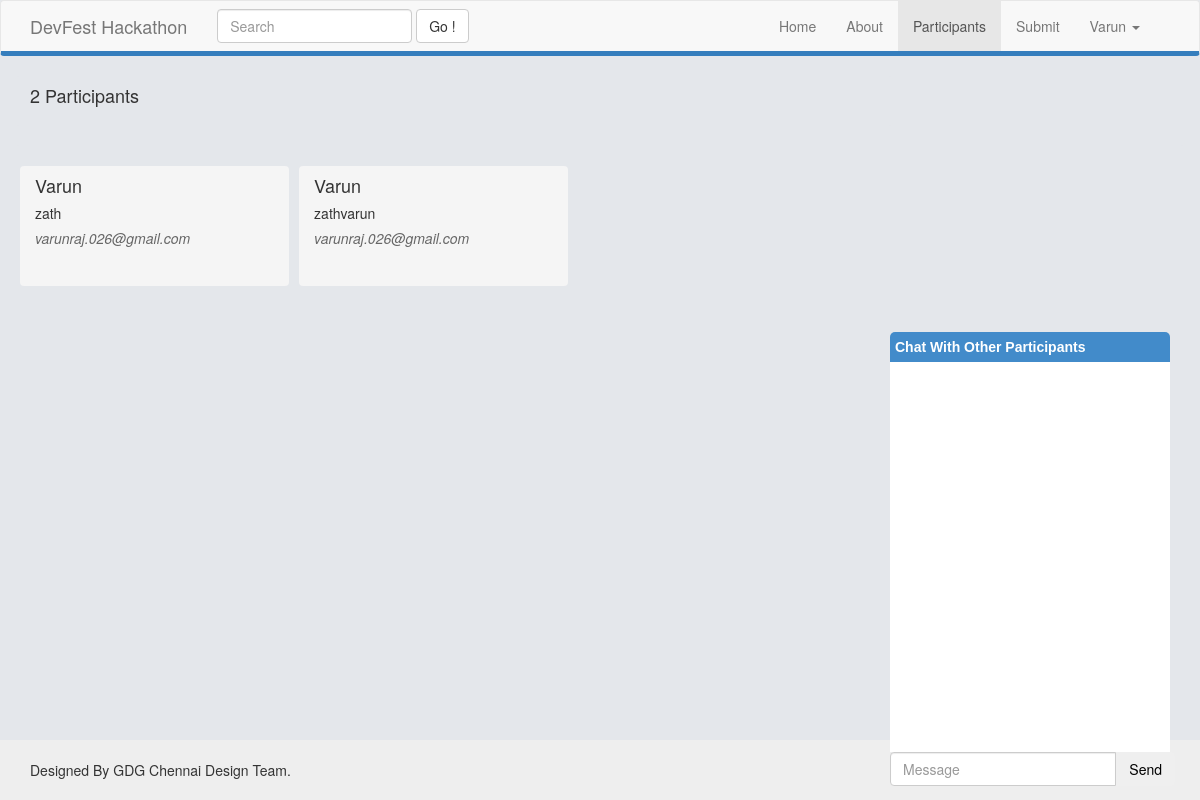
Page /members.php (signed in) on the committed database.
### tables this page shows
CREATE TABLE IF NOT EXISTS `user_login` (
  `username` varchar(32) NOT NULL,
  `password` varchar(32) NOT NULL,
  `name` varchar(32) NOT NULL,
  `email` varchar(32) NOT NULL,
  `category` varchar(10) NOT NULL,
  PRIMARY KEY (`username`)
);

### members.php (the view, shortened to what this page needs)
<?php
	 $sql = "SELECT * FROM user_login";
   $result = mysql_query($sql);
   $i=0;
      while ( $db_field = mysql_fetch_assoc($result) ) {
$i=$i+1;
	  }
?>
<html>
<link href="content/css/bootstrap.css" rel="stylesheet" type="text/css" />
<link href="content/css/style.css" rel="stylesheet" type="text/css" />
<body>
<div id="wrap">
<div class="navbar navbar-default ">
      <div class="container">
        <div class="navbar-header">
          <a class="navbar-brand" href="index.php">DevFest Hackathon</a>
        </div>
  <form class="navbar-form navbar-left" role="search" action="search.php" method="get">
      <div class="form-group">
        <input type="text" class="form-control" name="name" placeholder="Search">
      </div>
      <button type="submit" class="btn btn-default">Go !</button>
    </form>
    <div class="navbar-collapse collapse pull-right">
          <ul class="nav navbar-nav">
            <li ><a href="index.php">Home</a></li>
            <li><a href="about.php">About</a></li>
            <li class="active"><a href="members.php">Participants</a></li>
            <li><a href="submit.php">Submit</a></li>
            <li class="dropdown">
              <?php
			  if(isset($_SESSION['login'])!=1){
				  echo '
				   <a href="#" class="dropdown-toggle" data-toggle="dropdown">Login/Register <b class="caret"></b></a>
              <ul class="dropdown-menu"><li><a href="login.php">Login</a></li>
                <li><a href="register.php">Register</a></li>';
			  }
			  else{
				   echo"<a href='#' class='dropdown-toggle' data-toggle='dropdown'>{$_SESSION['member_name']} <b class='caret'></b></a>
              <ul class='dropdown-menu'> <li><a href='profile.php?me'>Profile</a></li><li><a href='logout.php'>Logout</a></li>";
				  }
			  ?>
              </ul>
            </li>
          </ul>
        </div>
      </div>
    </div>
    <div class="container">
    <div class="well row ribbon">
    <div class=" pull-left ribbon  col-lg-9 well">
   <h4><?php echo $i ?> Participants</h4>
    </div>
    <div class="col-lg-3 pull-right ribbon">
    </div>
    </div>
   <?php
   $sql = "SELECT * FROM user_login";
   $result = mysql_query($sql);
   echo "<div class='row'>";
   while ( $db_field = mysql_fetch_assoc($result) ) {
	echo "<div class='well col-lg-3 module_user'>
	<h4>
	{$db_field['name']}
	</h4>
	<h5>{$db_field['username']}</h5>
	<h5><i>{$db_field['email']}</i></h5>
	</div>";
}
   echo "</div>";
   ?>
    </div>
    </div>
 <?php
			  if(isset($_SESSION['login'])){
				  echo "
    <div id='shoutbox'>
    <div id='chat'>
	 <div class='chathead' id='chathead'>Chat With Other Participants</div>
     <div id='shouts'>
	<ul>
	 </ul>
	 </div>
	 <div id='write'>
     <form class='form-inline' role='form'>
    <div class='input-group'>
 <input  type='text' class='form-control' id='shout_message' placeholder='Message' name='message'>      <span class='input-group-btn'>
  <input type='hidden' id='shout_name' name='name' value='{$_SESSION['member_name']} '>
 <button  type='submit' class='btn btn-group-xs'  id='shout_button' type='button' value='Send'>Send</button>
      </span>
    </div>
</div>
       </form>
	 </div>
     <div class='chathead' style='position:fixed;bottom:0' id='chathead_bottom'>Chat Room</div>
   </div>
   </div>
</div>";
			  }
?>
<div id="footer">
      <div class="container">
        <p class="footer_text">Designed By GDG Chennai Design Team. </p>
      </div>
    </div>
</body>
</html>

### content/css/style.css (style rules this page uses)
.module_user { max-height:120px; min-height:120px; margin-left:5px; margin-right:5px; }
.ribbon { min-height:50px; background:#e4e7eb; line-height:50px; vertical-align:middle; }
html, body { height: 100%; background-color:#e4e7eb; }
#wrap { min-height: 100%; height: auto !important; height: 100%; margin: 0 auto -60px; }
#push, #footer { height: 60px; z-index:0; }
#footer { background-color: #eee; }
.footer_text { margin: 20px 0; color:#333; z-index:0; }
i { color:#666; }
#shoutbox { width:300px; height:auto; position:fixed; bottom:0; right:10; }
#shouts { width:280px; height:390px; overflow:scroll; background:#fff; overflow-y: scroll; overflow-x: hidden; }
#write { width:285px; }
.chathead { height:30px; width:280px; background:#428bca; vertical-align:middle; line-height:30px; font-family:Tahoma, Geneva, sans-serif; color:white; font-weight:bold; -webkit-border-top-right-radius:5px; -webkit-border-top-left-radius:5px; padding-left:5px; }

### rows in the picture
user_login: name "Varun", username "zath", email "varunraj.026@gmail.com"
user_login: name "Varun", username "zathvarun", email "varunraj.026@gmail.com"

### other values in the picture
$_SESSION['member_name'] "Varun"
$i "2"
